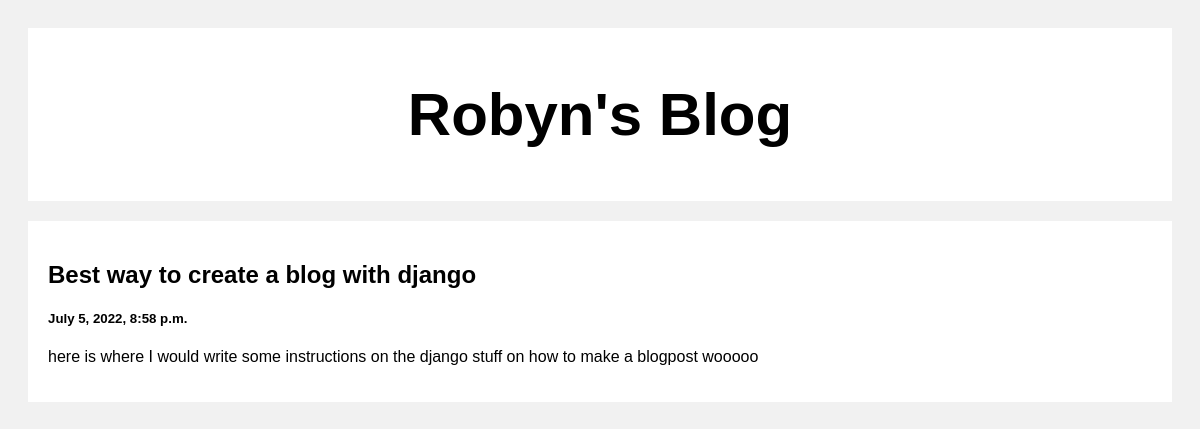
Screenshot of /post/2 with the database file from the repository.
### posts/models.py (models this page shows)
class Post(models.Model):
    title = models.CharField(max_length=100)
    body = models.CharField(max_length=1000000)
    created_at = models.DateTimeField(default=datetime.now, blank=True)

### posts/views.py (the view)
# urls.py: path("post/<str:pk>", views.post, name="post"),
def post(request, pk):
    posts = Post.objects.get(id=pk)
    return render(request, 'posts.html', {'posts': posts})

### templates/posts.html (shortened to what this page needs)
<!DOCTYPE html>
<html>
<head>
</head>
<body>
<div class="header">
  <h2>Robyn's Blog</h2>
</div>
<div class="row">
  <div class="leftcolumn">
    <div class="card">
        <h2>{{posts.title}}</h2>
        <h5>{{posts.created_at}}</h5>
        <p>{{posts.body}}</p>
    </div>
  </div>
</div>
</body>
</html>

### templates/posts.html (style rules this page uses)
* { box-sizing: border-box; }
body { font-family: Arial; padding: 20px; background: #f1f1f1; }
.header { padding: 2px; font-size: 40px; text-align: center; background: white; }
.leftcolumn { float: left; width: 100%; }
.card { background-color: white; padding: 20px; margin-top: 20px; }
.row:after { content: ""; display: table; clear: both; }

### rows the page displays
Post: title "Best way to create a blog with django", created_at "July 5, 2022, 8:58 p.m.", body "here is where I would write some instructions on the django stuff on how to make a blogpost wooooo"
